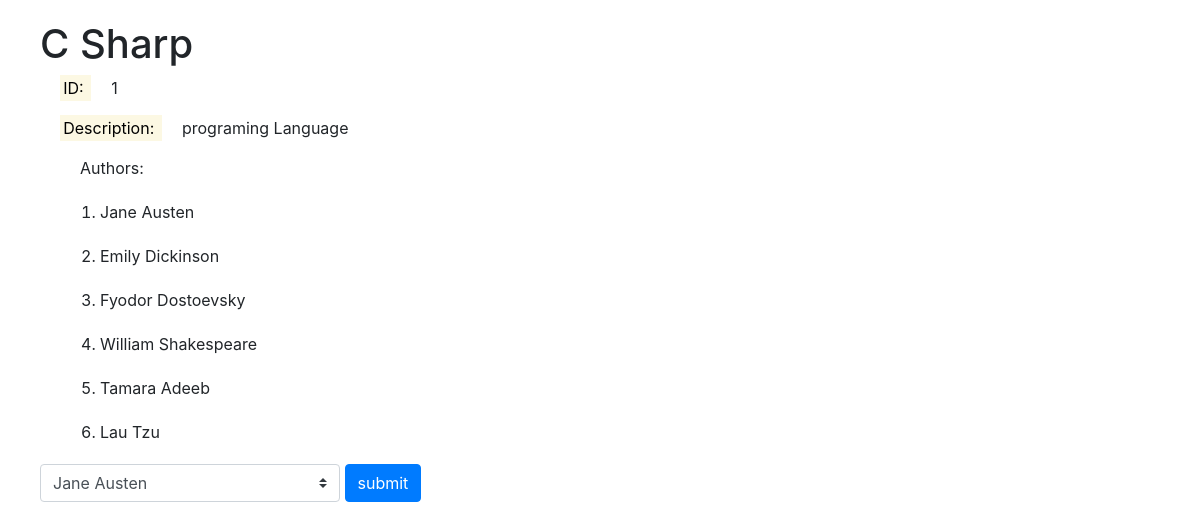
Screenshot of /books/1 with the database file from the repository.
### books_authors_app/models.py (models this page shows)
class Books(models.Model):
    title = models.CharField(max_length=255)
    desc = models.TextField()
    created_at = models.TimeField(auto_now_add=True)
    updated_at = models.TimeField(auto_now=True)

class Authors(models.Model):
    first_name = models.CharField(max_length=45)
    last_name = models.CharField(max_length=45)
    Books = models.ManyToManyField(Books,related_name="author")
    notes = models.TextField(null=True)
    created_at = models.TimeField(auto_now_add=True)
    updated_at = models.TimeField(auto_now=True)

### books_authors_app/views.py (the view)
# urls.py: path('books/<int:id>',views.book_show),
def book_show(request,id):
    b = Books.objects.get(id=id)
    request.session["Book_id"] = id
    context = {
        "My_book": b,
        "auth": b.author.all(),
        "All_Authors":Authors.objects.all()
    }
    return render(request,"book_info.html",context)

### books_authors_app/templates/book_info.html (shortened to what this page needs)
<!DOCTYPE html>
<html lang="en">
<head>
    <link rel="stylesheet" href="https://maxcdn.bootstrapcdn.com/bootstrap/4.0.0/css/bootstrap.min.css"
>
</head>
<body>
    <h1> {{My_book.title}}</h1>
    <p><mark>ID: </mark> {{My_book.id}}</p>
    <p><mark>Description: </mark>  {{My_book.desc}}</p>
    <ol> Authors:
        {% for x in auth %}
        <li>{{x.first_name}} {{x.last_name}}</li>
        {% endfor %}
        </ol>
        <form action="/many_to_many2" method="POST">
            <select style="width: 300px;" class="custom-select" name="select_auther">
                {% for j in All_Authors %}
                <option value="{{j.id}}"> {{j.first_name}} {{j.last_name}}</option>
                {% endfor %}
            </select>
            <input class="btn btn-primary" type="submit" value="submit">
</body>
</html>

### books_authors_app/templates/book_info.html (style rules this page uses)
* { margin: 20px; }

### rows the page displays
Books: title "C Sharp", id "1", desc "programing Language"
Authors: first_name "Jane", last_name "Austen"
Authors: first_name "Emily", last_name "Dickinson"
Authors: first_name "Fyodor", last_name "Dostoevsky"
Authors: first_name "William", last_name "Shakespeare"
Authors: first_name "Tamara", last_name "Adeeb"
Authors: first_name "Lau", last_name "Tzu"

### other values shown
form field select_auther "Jane Austen"
